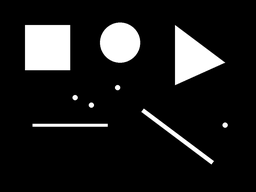
#> input picture PNG/Task_13_Morphological_Dilation.png, 256 x 192 px, shrunk from 1024 x 768 before the run
$ python 13_Morphological_Dialaton.py
#> lines starting #> are read from the running program, lines starting #| are printed output that depends on the picture; after the words box and inside, x2 and y2 are one past the last pixel; in counts of white or black regions, pixels touching at a corner belong together
import numpy as np
import matplotlib.pyplot as plt
from PIL import Image

image = Image.open("PNG/Task_13_Morphological_Dilation.png").convert("L")
#> image is the input picture: PIL image 256x192 L; min 0, max 255, mean 28.7
gray_image = np.array(image)

threshold = 128
height, width = gray_image.shape
#> height = 192; width = 256

binary_image = np.zeros((height, width), dtype=np.uint8)

for i in range(height):
    for j in range(width):
        if gray_image[i, j] >= threshold:
            binary_image[i, j] = 255
        else:
            binary_image[i, j] = 0
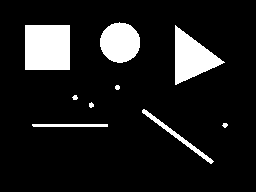
#> binary_image: shape (192, 256); 11.2% white; 9 white regions, largest, box (x1, y1, x2, y2) and area: (25, 25, 70, 70) 2025, (175, 25, 225, 85) 1515, (100, 22, 140, 63) 1268

kernel = np.array([
    [1, 1, 1],
    [1, 1, 1],
    [1, 1, 1]
])

kernel_height, kernel_width = kernel.shape
pad_height = kernel_height // 2
pad_width = kernel_width // 2
padded_image = np.zeros(
    (height + 2 * pad_height, width + 2 * pad_width),
    dtype=np.uint8
)

padded_image[
    pad_height:pad_height + height,
    pad_width:pad_width + width
] = binary_image
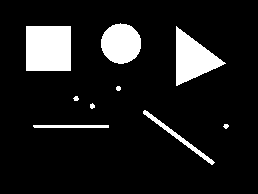
#> padded_image: shape (194, 258); 11% white; 9 white regions, largest, box (x1, y1, x2, y2) and area: (26, 26, 71, 71) 2025, (176, 26, 226, 86) 1515, (101, 23, 141, 64) 1268

dilated_image = np.zeros((height, width), dtype=np.uint8)

for i in range(height):
    for j in range(width):
        for ki in range(kernel_height):
            for kj in range(kernel_width):

                if kernel[ki, kj] == 1:

                    if padded_image[i + ki, j + kj] == 255:
                        dilated_image[i, j] = 255
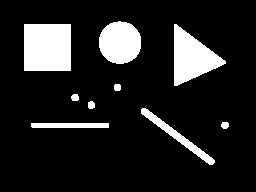
#> dilated_image: shape (192, 256); 13.4% white; 9 white regions, largest, box (x1, y1, x2, y2) and area: (24, 24, 71, 71) 2209, (174, 24, 226, 86) 1739, (99, 21, 141, 64) 1434

plt.figure(figsize=(12, 5))

plt.subplot(1, 3, 1)
plt.imshow(gray_image, cmap='gray')
plt.title("Original Grayscale Image")
plt.axis("off")

plt.subplot(1, 3, 2)
plt.imshow(binary_image, cmap='gray')
plt.title("Binary Image")
plt.axis("off")

plt.subplot(1, 3, 3)
plt.imshow(dilated_image, cmap='gray')
plt.title("Dilated Image")
plt.axis("off")

plt.tight_layout()
plt.show()
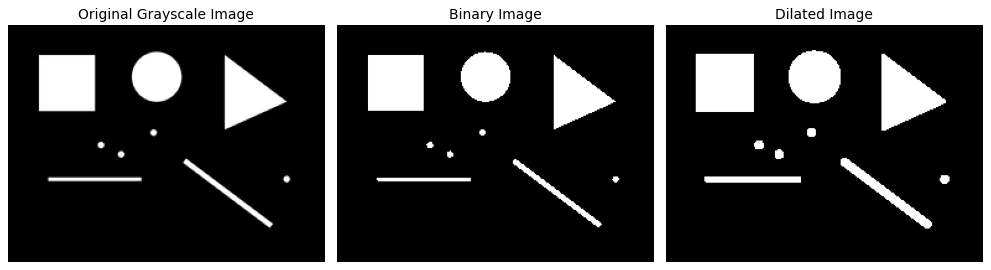
#> figure drawn by matplotlib, 3 panels

Image.fromarray(dilated_image).save("Output/dilated_output.png")

print("Morphological Dilation Completed Successfully!")
